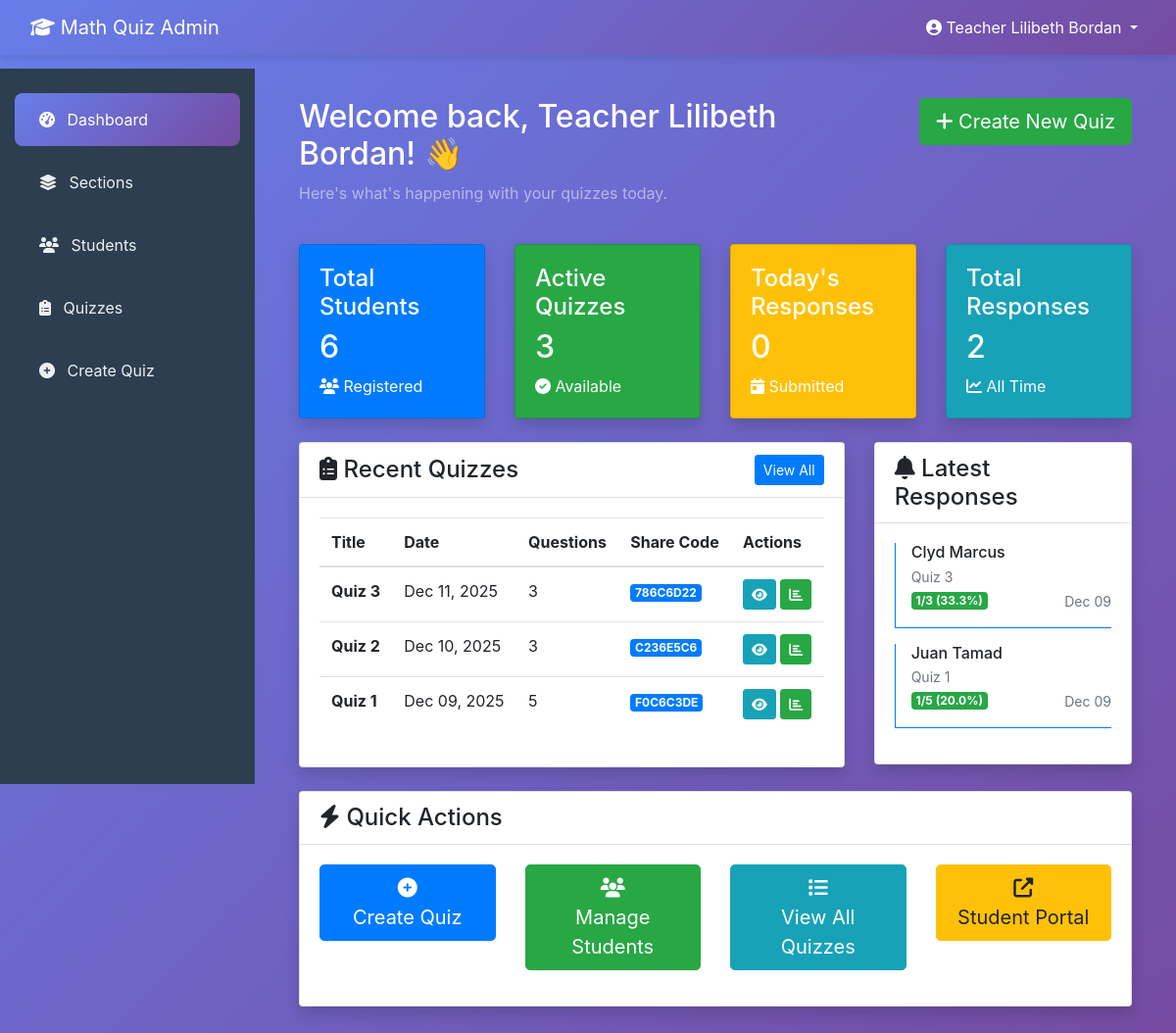
/views/admin/dashboard.php (signed in), run on the app's committed database.
### tables this page shows
CREATE TABLE `quizzes` (
  `id` int(11) NOT NULL,
  `title` varchar(200) NOT NULL,
  `date` date NOT NULL,
  `topic` varchar(100) DEFAULT NULL,
  `instructions` text DEFAULT NULL,
  `share_code` varchar(50) NOT NULL,
  `created_by` int(11) NOT NULL,
  `status` enum('active','inactive','archived') DEFAULT 'active',
  `created_at` timestamp NOT NULL DEFAULT current_timestamp(),
  `updated_at` timestamp NOT NULL DEFAULT current_timestamp() ON UPDATE current_timestamp()
);

CREATE TABLE `quiz_responses` (
  `id` int(11) NOT NULL,
  `quiz_id` int(11) NOT NULL,
  `student_id` int(11) NOT NULL,
  `score` int(11) NOT NULL,
  `total_questions` int(11) NOT NULL,
  `percentage` decimal(5,2) NOT NULL,
  `submitted_at` timestamp NOT NULL DEFAULT current_timestamp()
);

CREATE TABLE `students` (
  `id` int(11) NOT NULL,
  `name` varchar(100) NOT NULL,
  `section` varchar(50) NOT NULL,
  `password` varchar(255) DEFAULT NULL,
  `is_guest` tinyint(1) DEFAULT 0,
  `created_at` timestamp NOT NULL DEFAULT current_timestamp(),
  `updated_at` timestamp NOT NULL DEFAULT current_timestamp() ON UPDATE current_timestamp()
);

### config/config.php (called while the page is built, shortened)
<?php
class Database {
    private static $instance = null;
    private $conn;
    private function __construct() {
        try {
            $this->conn = new PDO(
                "mysql:host=" . DB_HOST . ";dbname=" . DB_NAME,
                DB_USER,
                DB_PASS,
                array(
                    PDO::ATTR_ERRMODE => PDO::ERRMODE_EXCEPTION,
                    PDO::ATTR_DEFAULT_FETCH_MODE => PDO::FETCH_ASSOC,
                    PDO::MYSQL_ATTR_INIT_COMMAND => "SET NAMES utf8"
                )
            );
        } catch(PDOException $e) {
            die("Connection failed: " . $e->getMessage());
        }
    }
    public static function getInstance() {
        if(!self::$instance) {
            self::$instance = new Database();
        }
        return self::$instance;
    }
    public function getConnection() {
        return $this->conn;
    }
}
?>

### models/Admin.php (called while the page is built, shortened)
<?php
class Admin {
    private $db;
    public function __construct() {
        $this->db = Database::getInstance()->getConnection();
    }
    public function getDashboardStats() {
        $stats = [];
        $stmt = $this->db->query("SELECT COUNT(*) as total FROM students");
        $stats['total_students'] = $stmt->fetch()['total'];
        $stmt = $this->db->query("SELECT COUNT(*) as total FROM quizzes WHERE status='active'");
        $stats['total_quizzes'] = $stmt->fetch()['total'];
        $stmt = $this->db->query("SELECT COUNT(*) as total FROM quiz_responses WHERE DATE(submitted_at) = CURDATE()");
        $stats['today_responses'] = $stmt->fetch()['total'];
        $stmt = $this->db->query("SELECT qr.*, s.name, q.title
                                  FROM quiz_responses qr
                                  JOIN students s ON qr.student_id = s.id
                                  JOIN quizzes q ON qr.quiz_id = q.id
                                  ORDER BY qr.submitted_at DESC LIMIT 5");
        $stats['latest_responses'] = $stmt->fetchAll();
        return $stats;
    }
}
?>

### models/Quiz.php (called while the page is built, shortened)
<?php
class Quiz {
    private $db;
    public function __construct() {
        $this->db = Database::getInstance()->getConnection();
    }
    public function getAll() {
        $stmt = $this->db->query("SELECT q.*, COUNT(qst.id) as question_count
                                   FROM quizzes q
                                   LEFT JOIN questions qst ON q.id = qst.quiz_id
                                   WHERE q.status='active'
                                   GROUP BY q.id
                                   ORDER BY q.created_at DESC");
        return $stmt->fetchAll();
    }
}
?>

### views/admin/dashboard.php (the view, shortened to what this page needs)
<?php
require_once '../../config/config.php';
require_once '../../models/Admin.php';
require_once '../../models/Quiz.php';
$adminModel = new Admin();
$stats = $adminModel->getDashboardStats();
$quizModel = new Quiz();
$recentQuizzes = $quizModel->getAll();
include '../../includes/admin-layout.php';
?>
<div class="container-fluid">
    <div class="row mb-4">
        <div class="col-md-8">
            <h2 class="text-white">Welcome back, <?php echo $_SESSION['admin_name']; ?>! 👋</h2>
            <p class="text-white-50">Here's what's happening with your quizzes today.</p>
        </div>
        <div class="col-md-4 text-right">
            <a href="<?php echo APP_URL; ?>/views/admin/create-quiz.php" class="btn btn-success btn-lg">
                <i class="fas fa-plus"></i> Create New Quiz
            </a>
        </div>
    </div>
    <div class="row mb-4">
        <div class="col-md-3">
            <div class="card bg-primary text-white shadow">
                <div class="card-body">
                    <h4 class="mb-2">Total Students</h4>
                    <h2 class="mb-0"><?php echo $stats['total_students']; ?></h2>
                    <p class="mb-0 mt-2"><i class="fas fa-users"></i> Registered</p>
                </div>
            </div>
        </div>
        <div class="col-md-3">
            <div class="card bg-success text-white shadow">
                <div class="card-body">
                    <h4 class="mb-2">Active Quizzes</h4>
                    <h2 class="mb-0"><?php echo $stats['total_quizzes']; ?></h2>
                    <p class="mb-0 mt-2"><i class="fas fa-check-circle"></i> Available</p>
                </div>
            </div>
        </div>
        <div class="col-md-3">
            <div class="card bg-warning text-white shadow">
                <div class="card-body">
                    <h4 class="mb-2">Today's Responses</h4>
                    <h2 class="mb-0"><?php echo $stats['today_responses']; ?></h2>
                    <p class="mb-0 mt-2"><i class="fas fa-calendar-day"></i> Submitted</p>
                </div>
            </div>
        </div>
        <div class="col-md-3">
            <div class="card bg-info text-white shadow">
                <div class="card-body">
                    <h4 class="mb-2">Total Responses</h4>
                    <h2 class="mb-0"><?php echo count($stats['latest_responses']); ?></h2>
                    <p class="mb-0 mt-2"><i class="fas fa-chart-line"></i> All Time</p>
                </div>
            </div>
        </div>
    </div>
    <div class="row">
        <div class="col-md-8 mb-4">
            <div class="card shadow">
                <div class="card-header bg-white">
                    <div class="d-flex justify-content-between align-items-center">
                        <h4 class="mb-0"><i class="fas fa-clipboard-list"></i> Recent Quizzes</h4>
                        <a href="<?php echo APP_URL; ?>/views/admin/quizzes.php" class="btn btn-sm btn-primary">View All</a>
                    </div>
                </div>
                <div class="card-body">
                    <?php if(empty($recentQuizzes)): ?>
                        <div class="text-center py-4">
                            <i class="fas fa-clipboard-list fa-3x text-muted mb-3"></i>
                            <p class="text-muted">No quizzes yet. Create your first quiz!</p>
                            <a href="<?php echo APP_URL; ?>/views/admin/create-quiz.php" class="btn btn-success">
                                <i class="fas fa-plus"></i> Create Quiz
                            </a>
                        </div>
                    <?php else: ?>
                        <div class="table-responsive">
                            <table class="table table-hover">
                                <thead>
                                    <tr>
                                        <th>Title</th>
                                        <th>Date</th>
                                        <th>Questions</th>
                                        <th>Share Code</th>
                                        <th>Actions</th>
                                    </tr>
                                </thead>
                                <tbody>
                                    <?php foreach(array_slice($recentQuizzes, 0, 5) as $quiz): ?>
                                        <tr>
                                            <td><strong><?php echo htmlspecialchars($quiz['title']); ?></strong></td>
                                            <td><?php echo date('M d, Y', strtotime($quiz['date'])); ?></td>
                                            <td><?php echo $quiz['question_count']; ?></td>
                                            <td><span class="badge badge-primary"><?php echo $quiz['share_code']; ?></span></td>
                                            <td>
                                                <a href="<?php echo APP_URL; ?>/views/admin/view-quiz.php?id=<?php echo $quiz['id']; ?>"
                                                   class="btn btn-sm btn-info" title="View">
                                                    <i class="fas fa-eye"></i>
                                                </a>
                                                <a href="<?php echo APP_URL; ?>/views/admin/view-responses.php?id=<?php echo $quiz['id']; ?>"
                                                   class="btn btn-sm btn-success" title="Responses">
                                                    <i class="fas fa-chart-bar"></i>
                                                </a>
                                            </td>
                                        </tr>
                                    <?php endforeach; ?>
                                </tbody>
                            </table>
                        </div>
                    <?php endif; ?>
                </div>
            </div>
        </div>
        <div class="col-md-4 mb-4">
            <div class="card shadow">
                <div class="card-header bg-white">
                    <h4 class="mb-0"><i class="fas fa-bell"></i> Latest Responses</h4>
                </div>
                <div class="card-body" style="max-height: 500px; overflow-y: auto;">
                    <?php if(empty($stats['latest_responses'])): ?>
                        <p class="text-muted text-center">No responses yet.</p>
                    <?php else: ?>
                        <?php foreach($stats['latest_responses'] as $response): ?>
                            <div class="border-left border-primary pl-3 mb-3 pb-3 border-bottom">
                                <h6 class="mb-1"><?php echo htmlspecialchars($response['name']); ?></h6>
                                <p class="text-muted small mb-1"><?php echo htmlspecialchars($response['title']); ?></p>
                                <div class="d-flex justify-content-between align-items-center">
                                    <span class="badge badge-success">
                                        <?php echo $response['score']; ?>/<?php echo $response['total_questions']; ?>
                                        (<?php echo number_format($response['percentage'], 1); ?>%)
                                    </span>
                                    <small class="text-muted"><?php echo date('M d', strtotime($response['submitted_at'])); ?></small>
                                </div>
                            </div>
                        <?php endforeach; ?>
                    <?php endif; ?>
                </div>
            </div>
        </div>
    </div>
    <div class="row">
        <div class="col-12">
            <div class="card shadow">
                <div class="card-header bg-white">
                    <h4 class="mb-0"><i class="fas fa-bolt"></i> Quick Actions</h4>
                </div>
                <div class="card-body">
                    <div class="row">
                        <div class="col-md-3 mb-3">
                            <a href="<?php echo APP_URL; ?>/views/admin/create-quiz.php" class="btn btn-primary btn-lg btn-block">
                                <i class="fas fa-plus-circle"></i><br>Create Quiz
                            </a>
                        </div>
                        <div class="col-md-3 mb-3">
                            <a href="<?php echo APP_URL; ?>/views/admin/students.php" class="btn btn-success btn-lg btn-block">
                                <i class="fas fa-users"></i><br>Manage Students
                            </a>
                        </div>
                        <div class="col-md-3 mb-3">
                            <a href="<?php echo APP_URL; ?>/views/admin/quizzes.php" class="btn btn-info btn-lg btn-block">
                                <i class="fas fa-list"></i><br>View All Quizzes
                            </a>
                        </div>
                        <div class="col-md-3 mb-3">
                            <a href="<?php echo APP_URL; ?>/views/student/landing.php" class="btn btn-warning btn-lg btn-block">
                                <i class="fas fa-external-link-alt"></i><br>Student Portal
                            </a>
                        </div>
                    </div>
                </div>
            </div>
        </div>
    </div>
</div>
<?php include '../../includes/admin-layout-footer.php'; ?>

### data on the page
quizzes: title "Quiz 3", date "Dec 11, 2025", question_count "3", share_code "786C6D22"
quizzes: title "Quiz 2", date "Dec 10, 2025", question_count "3", share_code "C236E5C6"
quizzes: title "Quiz 1", date "Dec 09, 2025", question_count "5", share_code "F0C6C3DE"
quiz_responses: student.name "Clyd Marcus", quiz.title "Quiz 3", score "1", total_questions "3", percentage "33.3", submitted_at "Dec 09"
quiz_responses: student.name "Juan Tamad", quiz.title "Quiz 1", score "1", total_questions "5", percentage "20.0", submitted_at "Dec 09"

### other printed values
$_SESSION['admin_name'] "Teacher Lilibeth Bordan"
$stats['total_students'] "6"
$stats['total_quizzes'] "3"
$stats['today_responses'] "0"
count($stats['latest_responses']) "2"
